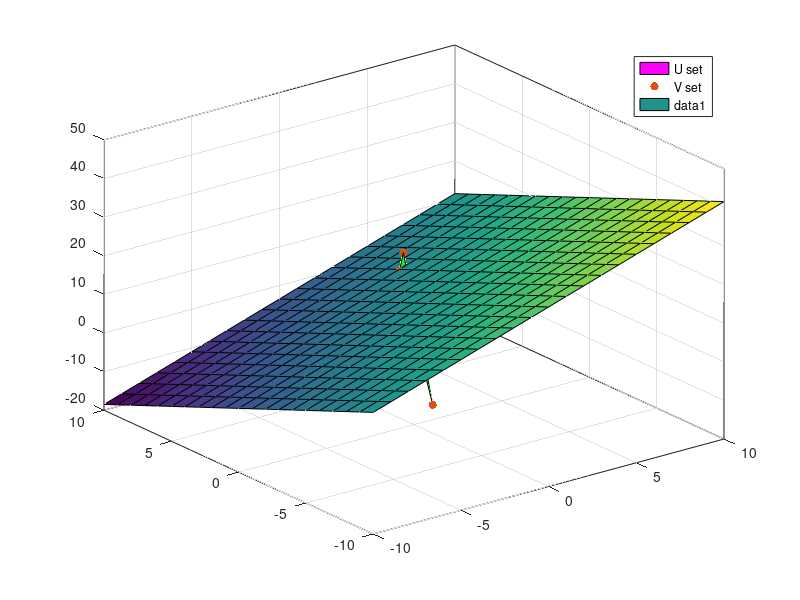

MATLAB code for this plot:
clf;
%plot 3D vector

A1=[1,0,2];
A2=[4,3,-1];
A3=[6,3,1];
scatter3(A1,A2,A3,'filled');
fill3(A1,A2,A3,[1 0 1]);
hold on;
grid on;

B1=[-2,3,4];
B2=[-4,5,6];
B3=[-6,8,10];
scatter3(B1,B2,B3,'filled');
fill3(B1,B2,B3,[0 1 0]);
legend('U set','V set');



x=-10:1:10;
y=x;
[X Y]=meshgrid(x,y);
z=(3*X-3*Y+23)/2;

%plot3(X,Y,z);
surf(X,Y,z);
grid on;

